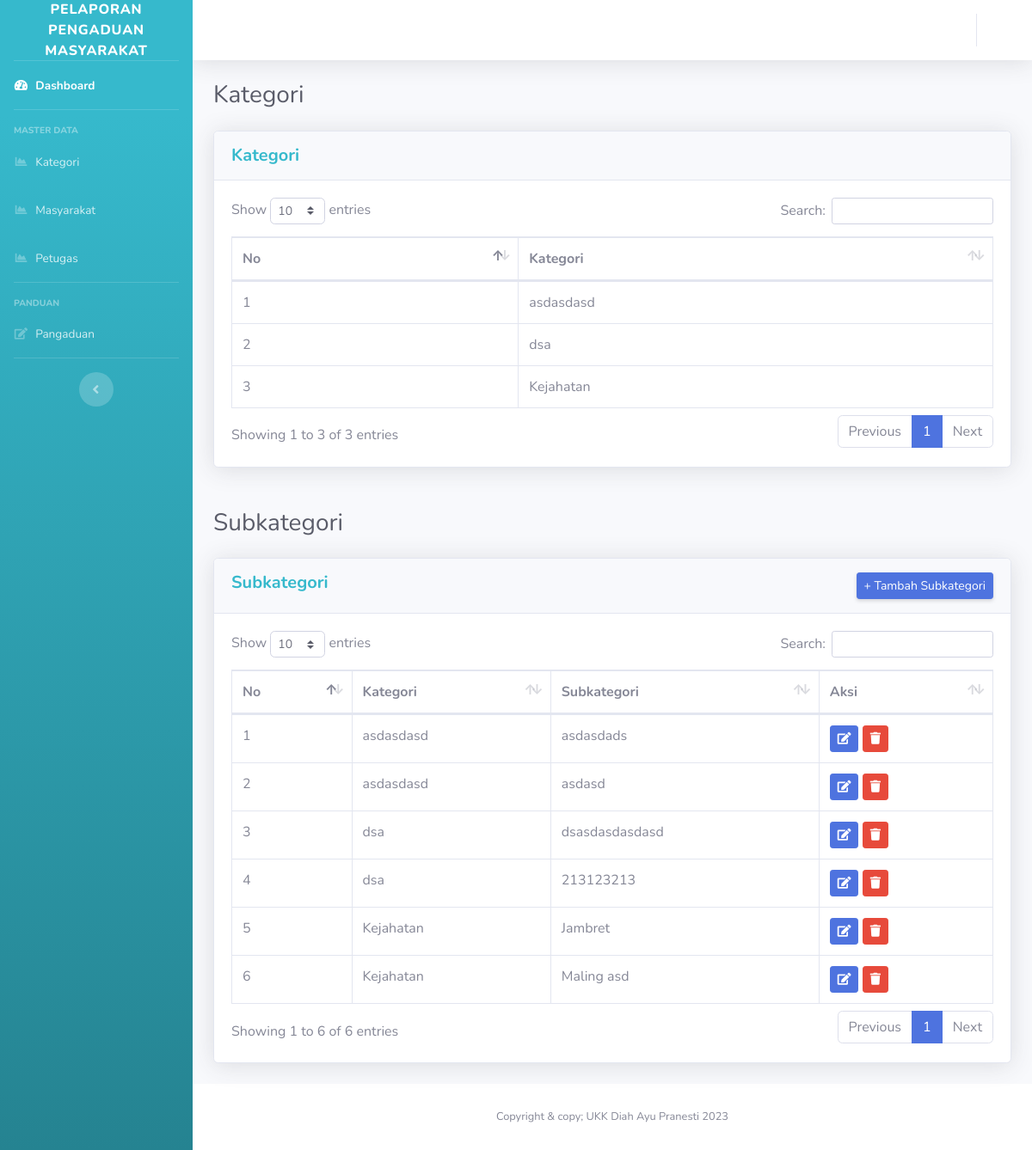
The app's page /index.php/admin/kategori with its own data.
### tables this page shows
CREATE TABLE `kategori` (
  `id` int(11) NOT NULL,
  `kategori` varchar(255) NOT NULL
);

CREATE TABLE `subkategori` (
  `id_subkategori` int(128) NOT NULL,
  `id_kategori` int(11) NOT NULL,
  `sub_kategori` varchar(255) NOT NULL
);

### application/controllers/Admin.php (called while the page is built, shortened)
<?php
class Admin extends CI_Controller {
	public function __construct()
	{
		$this->load->model('m_admin');
	}
	public function kategori()
	{
		$data['user'] = $this->db->get_where('petugas', ['username' => $this->session->userdata('username')])->row_array();
		$this->load->model('m_admin');
		$data['kategori'] = $this->m_admin->kategori()->result_array();
		$data['subkategori'] = $this->m_admin->subkategori()->result_array();
		$this->load->view('template/Header');
        $this->load->view('template/Sidebar',$data);
        $this->load->view('template/Topbar',$data);
		$this->load->view('admin/admin_kategori', $data);
		$this->load->view('template/Footer');
	}
}

### index.php (called while the page is built, shortened)
<?php
require_once BASEPATH.'core/CodeIgniter.php';

### application/models/m_admin.php (called while the page is built, shortened)
<?php
class m_admin extends CI_Model
{
   public function kategori()
   {
      return $this->db->get('kategori');
   }
   public function subkategori()
   {
      $this->db->select("*");
      $this->db->from('subkategori');
      $this->db->join('kategori', 'kategori.id=subkategori.id_kategori');
      return $this->db->get();
   }
}

### application/views/admin/admin_kategori.php (the view, shortened to what this page needs)
<div class="container-fluid">
    <div class="d-sm-flex align-items-center justify-content-between mb-4">
        <h1 class="h3 mb-0 text-gray-800">Kategori </h1>
    </div>
    <div class="card shadow mb-4">
        <div class="card-header py-3">
            <div class="d-flex align-text-center">
                <h5 class="m-0 font-weight-bold text-info">Kategori</h5>
            </div>
        </div>
        <div class="card-body">
            <div class="table-responsive">
                <table class="table table-bordered" id="dataTable" width="100%" cellspacing="0">
                    <thead>
                        <tr>
                            <th>No</th>
                            <th>Kategori</th>
                        </tr>
                    </thead>
                    <tbody>
                        <?php $no = 1;
                        foreach ($kategori as $kt) : ?>
                        <tr>
                            <td><?= $no++ ?></td>
                            <td><?= $kt['kategori'] ?></td>
                        </tr>
                        <?php endforeach; ?>
                    </tbody>
                </table>
            </div>
        </div>
    </div>
</div>
<br>
<div class="container-fluid">
    <div class="d-sm-flex align-items-center justify-content-between mb-4">
        <h1 class="h3 mb-0 text-gray-800">Subkategori </h1>
    </div>
    <div class="card shadow mb-4">
        <div class="card-header py-3">
            <div class="d-flex align-text-center">
                <h5 class="m-0 font-weight-bold text-info">Subkategori</h5>
                <button type="button"
                    class="ml-auto d-none d-sm-inline-block btn btn-sm btn-primary shadow-sm"
                    data-toggle="modal" data-target="#subkategori">
                    + Tambah Subkategori
                </button>
            </div>
        </div>
        <div class="card-body">
            <div class="table-responsive">
                <table class="table table-bordered" id="tabel" width="100%" cellspacing="0">
                    <thead>
                        <tr>
                            <th>No</th>
                            <th>Kategori</th>
                            <th>Subkategori</th>
                            <th>Aksi</th>
                        </tr>
                    </thead>
                    <tfoot>
                        <tbody>
                            <?php $no = 1;
                            foreach ($subkategori as $sk) : ?>
                            <tr>
                                <td><?= $no++ ?></td>
                                <td><?= $sk['kategori'] ?></td>
                                <td><?= $sk['sub_kategori'] ?></td>
                                <td>
                                    <button type="button" class="btn btn-primary btn-sm "
                                        data-toggle="modal"
                                        data-target="#editsub<?= $sk['id_subkategori'] ?>"><i
                                            class="fa fa-edit"></i></button>
                                    <a
                                        href="<?= base_url('Admin/deletesubkategori/') . $sk['id_subkategori'] ?>">
                                        <button class="btn btn-danger btn-sm" type='submit'
                                            onclick="return confirm('Yakin DECK??')"><i
                                                class="fa fa-trash"></i></button>
                                    </a>
                                </td>
                            </tr>
                            <?php
                            endforeach; ?>
                        </tbody>
                    </tfoot>
                </table>
            </div>
        </div>
    </div>
</div>
</div>

### records on screen
kategori: kategori "asdasdasd"
kategori: kategori "dsa"
kategori: kategori "Kejahatan"
subkategori: id_kategori.kategori "asdasdasd", sub_kategori "asdasdads"
subkategori: id_kategori.kategori "asdasdasd", sub_kategori "asdasd"
subkategori: id_kategori.kategori "dsa", sub_kategori "dsasdasdasdasd"
subkategori: id_kategori.kategori "dsa", sub_kategori "213123213"
subkategori: id_kategori.kategori "Kejahatan", sub_kategori "Jambret"
subkategori: id_kategori.kategori "Kejahatan", sub_kategori "Maling asd"
